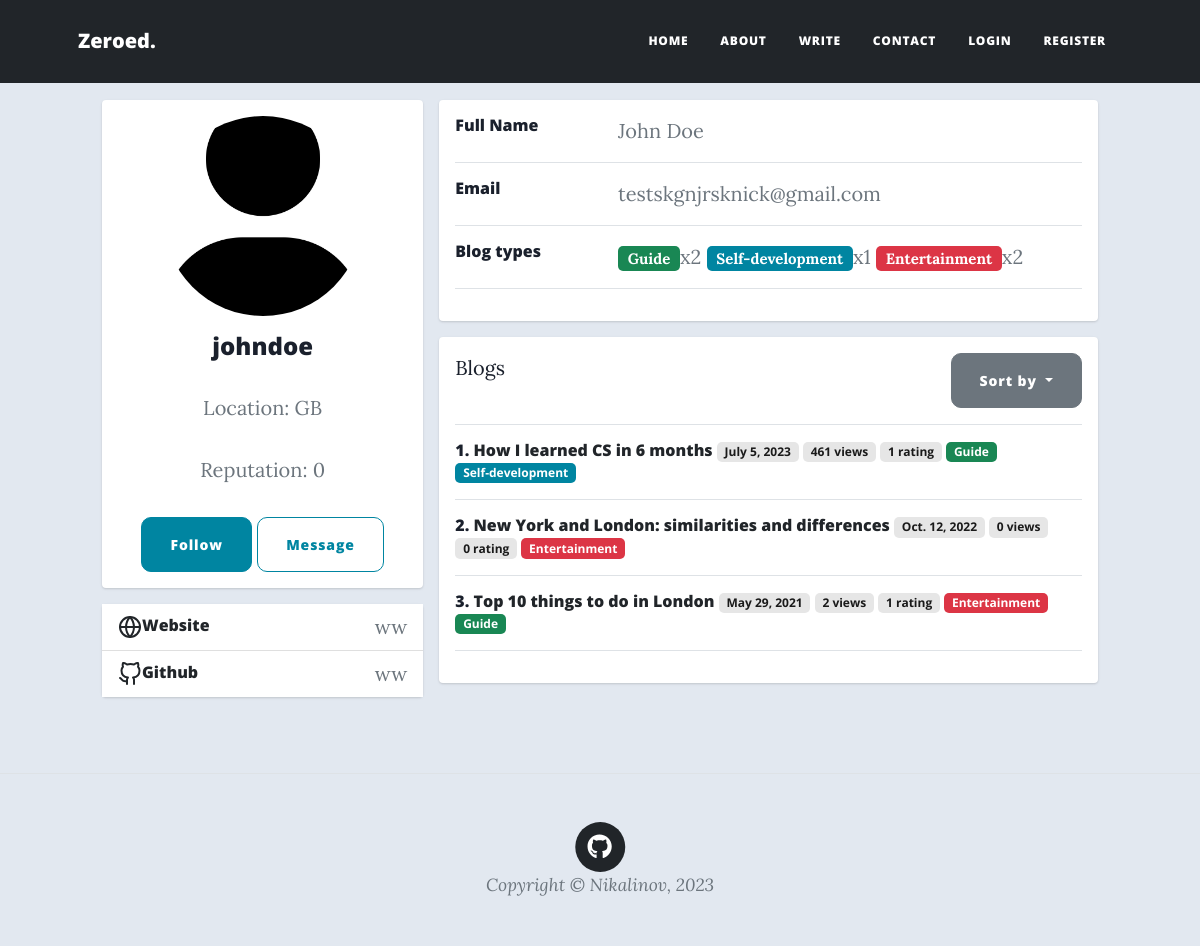
Screenshot of /feed/user/25/ with the database file from the repository.
### feed/models.py (models this page shows, shortened)
class UserProfile(models.Model):
    user = models.OneToOneField(User, on_delete=models.CASCADE)
    bio = models.TextField(max_length=500, blank=True)
    location = models.CharField(max_length=100, choices=COUNTRIES, null=True, blank=True)
    reputation = models.IntegerField(default=0, editable=False)
    birth_date = models.DateField(blank=True, null=True)
    followers = models.ManyToManyField(User, editable=False, related_name='followers')
    img_width = models.PositiveIntegerField(default=150)
    image = models.ImageField(width_field='img_width', upload_to='feed/profile-pics/',
                              default='feed/assets/img/profile-default.jpg')
    website = models.CharField(max_length=100, blank=True)
    github = models.CharField(max_length=100, blank=True)
    twitter = models.CharField(max_length=100, blank=True)
    instagram = models.CharField(max_length=100, blank=True)
    facebook = models.CharField(max_length=100, blank=True)
    def __str__(self):
        return f'{self.user.first_name} {self.user.last_name}'

class ContentType(models.Model):
    type = models.CharField(max_length=100)
    TAG_COLORS = [
        ("primary", "primary"),
        ("info", "info"),
        ("success", "success"),
        ("light", "light"),
        ("warning", "warning"),
        ("danger", "danger"),
    ]
    color = models.CharField(
        max_length=20, choices=TAG_COLORS, default=choice(TAG_COLORS),
    )
    def __str__(self):
        return self.type

class Blog(models.Model):
    title = models.CharField(max_length=200, null=True)
    author = models.ForeignKey(
        User,
        on_delete=models.RESTRICT,
        blank=True,
        null=True,
    )
    post_date = models.DateField(default=now)
    content_type = models.ManyToManyField(ContentType)
    language = models.ForeignKey(Language, on_delete=models.RESTRICT, null=True)
    content = QuillField()
    upvoters = models.ManyToManyField(User, related_name='upvoters')
    views = models.IntegerField(editable=False, default=0)
    class Meta:
        ordering = ['-post_date']
    def __str__(self):
        return self.title
    def get_rating(self):
        return len(self.upvoters.all())

### feed/views.py (the view, shortened to what this page needs)
# urls.py: path('user/<int:pk>/', views.profile, name='profile'),
def profile(request, pk, sorting='title', edit=''):
    user = get_object_or_404(User, pk=pk)
    user_profile = user.userprofile
    context = {
        'passed_user': user,
        'blogs': blogs_sorted(sorting, user),
        'edit': False
    }
    if not edit:
        return render(request, 'feed/profile.html', context=context)

### feed/templatetags/feed_extras.py (called while the page is built)
@register.filter
def get_blog_types(user: User) -> list[tuple]:
    types = defaultdict(int)
    for blog in user.blog_set.all():
        for content_type in blog.content_type.all():
            types[content_type] += 1
    return list(types.items())

### feed/views.py (called while the page is built)
def blogs_sorted(sorting, author=None):
    reverse_sorting = {'rating', 'views', 'post_date'}
    if sorting in reverse_sorting:
        sorting = '-' + sorting
    if sorting == '-rating':
        blogs = Blog.objects.annotate(rating=Count('upvoters')).order_by(sorting).all()
    else:
        blogs = Blog.objects.order_by(sorting).all()
    return blogs.filter(author=author) if author else blogs

### feed/templates/feed/profile.html (shortened to what this page needs)
{% extends 'base_generic.html' %}
{% block additional_links %}
  {% load feed_extras %}
  {% load static %}
  <link href="{% static 'feed/css/profile_style.css' %}" rel="stylesheet"/>
{% endblock %}
{% block navbar-extra-classes %} bg-dark {% endblock %}
{% block content %}
<div class="container">
    <div class="main-body">
          <div id="profile-body" class="row gutters-sm">
            <div class="col-md-4 mb-3">
              <div class="card">
                <div class="card-body">
                  <div class="d-flex flex-column align-items-center text-center">
                    <img class="rounded-circle"
                         src="{{ passed_user.userprofile.image.url }}"
                         alt="profile_image" width="200" height="200">
                    <div class="mt-3">
                      <h4>{{ passed_user }}</h4>
                      <p class="text-secondary mb-1">Location: {{ passed_user.userprofile.location }}</p>
                      <p class="text-muted font-size-sm">Reputation: {{ passed_user.userprofile.reputation }}</p>
                      {% if not user.is_authenticated or user.pk != passed_user.pk %}
                        {% if not user.is_authenticated or user not in passed_user.userprofile.followers.all %}
                          <a class="btn btn-primary" href="{% url 'follow' passed_user.pk %}">Follow</a>
                        {% else %}
                          <a class="btn btn-primary" href="{% url 'unfollow' passed_user.pk %}">Unfollow</a>
                        {% endif %}
                        <a class="btn btn-outline-primary">Message</a>
                      {% endif %}
                    </div>
                  </div>
                </div>
              </div>
              <div class="card mt-3">
                <ul class="list-group list-group-flush">
                  {% if not edit %}
                    {% if passed_user.userprofile.website %}
                      <li class="list-group-item d-flex justify-content-between align-items-center flex-wrap">
                        <h6 class="mb-0">Website</h6>
                        <span class="text-secondary">{{ passed_user.userprofile.website }}</span>
                      </li>
                    {% endif %}
                    {% if passed_user.userprofile.github %}
                      <li class="list-group-item d-flex justify-content-between align-items-center flex-wrap">
                        <h6 class="mb-0">Github</h6>
                        <span class="text-secondary">{{ passed_user.userprofile.github }}</span>
                      </li>
                    {% endif %}
                  {% endif %}
                </ul>
              </div>
            </div>
            <div class="col-md-8">
              <div class="card mb-3">
                <div class="card-body">
                  {% if edit %}
                    {% for field in form %}
                      <div class="row">
                        <div class="col-sm-3">
                          <label class="mb-0" for="{{ field.id_for_label }}">{{ field.name }}</label>
                        </div>
                        <div class="col-sm-9 text-secondary">
                          {{ field }}
                        </div>
                      </div>
                      <hr>
                    {% endfor %}
                    <button class="btn btn-primary" type="submit">Submit</button>
                  {% else %}
                    <div class="row">
                      <div class="col-sm-3">
                        <h6 class="mb-0">Full Name</h6>
                      </div>
                      <div class="col-sm-9 text-secondary">
                        {{ passed_user.userprofile }}
                      </div>
                    </div>
                    <hr>
                    <div class="row">
                      <div class="col-sm-3">
                        <h6 class="mb-0">Email</h6>
                      </div>
                      <div class="col-sm-9 text-secondary">
                        {{ passed_user.email }}
                      </div>
                    </div>
                    <hr>
                    <div class="row">
                      <div class="col-sm-3">
                        <h6 class="mb-0">Blog types</h6>
                      </div>
                      <div class="col-sm-9 text-secondary">
                        {% for type, number in passed_user|get_blog_types %}
                          <span class="badge bg-{{ type.color }}">{{ type }}</span>x{{ number }}
                        {% endfor %}
                      </div>
                    </div>
                    <hr>
                  {% endif %}
                </div>
              </div>
              {% if passed_user.blog_set %}
                <div class="card mb-3">
                  <div class="card-body">
                    <div class="row">
                      <div class="col justify-content-between" style="display: flex;">
                        <div>Blogs</div>
                        <div class="dropdown">
                          <button class="btn btn-secondary dropdown-toggle" type="button" id="dropdownMenuButton" data-bs-toggle="dropdown" aria-haspopup="true" aria-expanded="false">
                            Sort by
                          </button>
                        </div>
                      </div>
                    </div>
                    <hr>
                    {% for blog in blogs %}
                      <div class="row">
                        <div class="col">
                          <h6 class="mb-0">{{ forloop.counter }}.
                            <a href="{% url 'blog' blog.pk %}">{{ blog }}</a>
                            <span class="badge bg-light">{{ blog.post_date }}</span>
                            <span class="badge bg-light">{{ blog.views }} views</span>
                            <span class="badge bg-light">{{ blog.get_rating }} rating</span>
                          {% for type in blog.content_type.all %}
                            <span class="badge bg-{{ type.color }}">{{ type }}</span>
                          {% endfor %}
                          </h6>
                        </div>
                      </div>
                      <hr>
                    {% endfor %}
                  </div>
                </div>
              {% endif %}
            </div>
          </div>
        </div>
    </div>
{% endblock %}

### feed/static/feed/css/profile_style.css (style rules this page uses)
body { margin-top:20px; color: #1a202c; text-align: left; background-color: #e2e8f0; }
.main-body { padding: 60px; }
.card { box-shadow: 0 1px 3px 0 rgba(0,0,0,.1), 0 1px 2px 0 rgba(0,0,0,.06); }
.card { position: relative; display: flex; flex-direction: column; min-width: 0; word-wrap: break-word; background-color: #fff; background-clip: border-box; border: 0 solid rgba(0,0,0,.125); border-radius: .25rem; }
.card-body { flex: 1 1 auto; min-height: 1px; padding: 1rem; }
.gutters-sm { margin-right: -8px; margin-left: -8px; }
.gutters-sm>.col, .gutters-sm>[class*=col-] { padding-right: 8px; padding-left: 8px; }
.mb-3, .my-3 { margin-bottom: 1rem!important; }
#profile-body { padding-top: 20px; }

### rows the page displays
ContentType: type "Guide", number "2"
ContentType: type "Self-development", number "1"
ContentType: type "Entertainment", number "2"
Blog: title "How I learned CS in 6 months", post_date "July 5, 2023", views "461", get_rating "1"
Blog: title "New York and London: similarities and differences", post_date "Oct. 12, 2022", views "0", get_rating "0"
Blog: title "Top 10 things to do in London", post_date "May 29, 2021", views "2", get_rating "1"

### other values shown
{{ passed_user }} "johndoe"
{{ passed_user.userprofile.location }} "GB"
{{ passed_user.userprofile.reputation }} "0"
{{ passed_user.userprofile.website }} "ww"
{{ passed_user.userprofile.github }} "ww"
{{ passed_user.userprofile }} "John Doe"
{{ passed_user.email }} "testskgnjrsknick@gmail.com"
